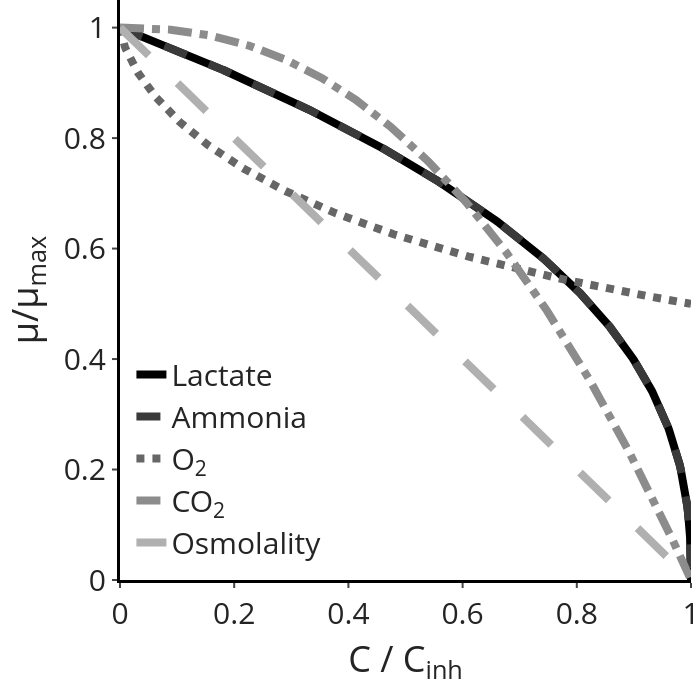

The notebook cell saved with this chart:
### Code cell
# Additional rendering in grayscale (same plot, colors only)

# B/W post-processing from the updated colored figure
inhibition_gray_map = {
    "Lactate": "#000000",
    "Ammonia": "#3a3a3a",
    "Oxygen": "#666666",
    "CO2": "#8c8c8c",
    "Osmolality": "#b0b0b0",
}


def _inh_class_bw(name: str) -> str | None:
    n = (name or "").strip().lower()
    if n.startswith("lactate"):
        return "Lactate"
    if n.startswith("ammonia"):
        return "Ammonia"
    if n.startswith("oxygen") or n.startswith("o<sub>2</sub>") or n.startswith("o2"):
        return "Oxygen"
    if n.startswith("co<sub>2</sub>") or n.startswith("co2"):
        return "CO2"
    if n.startswith("osmolality"):
        return "Osmolality"
    return None


fig_bw = go.Figure(fig)

for trace in fig_bw.data:
    cls = _inh_class_bw(trace.name)
    if cls in inhibition_gray_map:
        trace.line.color = inhibition_gray_map[cls]

# Slightly thicker axis lines
fig_bw.update_xaxes(showline=True, linewidth=3, linecolor="black", ticks="outside", tickwidth=2)
fig_bw.update_yaxes(showline=True, linewidth=3, linecolor="black", ticks="outside", tickwidth=2)

# Keep identical guide-line structure, recolor only
if fig_bw.layout.shapes:
    for i, shp in enumerate(fig_bw.layout.shapes):
        shp.line.color = "#000000" if i <= 7 else "#5a5a5a"

fig_bw.show()

### Figure 1 — Plotly figure (JSON) as saved in the notebook; plotly's stock layout.template omitted (floating-point values rounded to 4 significant figures; data arrays with more than 128 entries replaced by an {"elided": "..."} marker saying what was removed)
{"data": [{"line": {"color": "#000000", "dash": "solid", "width": 8}, "mode": "lines", "name": "Lactate", "showlegend": true, "type": "scatter", "x": {"elided": "600 float values"}, "xaxis": "x", "y": {"elided": "600 float values"}, "yaxis": "y"}, {"line": {"color": "#3a3a3a", "dash": "dash", "width": 8}, "mode": "lines", "name": "Ammonia", "showlegend": true, "type": "scatter", "x": {"elided": "600 float values"}, "xaxis": "x", "y": {"elided": "600 float values"}, "yaxis": "y"}, {"line": {"color": "#666666", "dash": "dot", "width": 8}, "mode": "lines", "name": "O<sub>2</sub>", "showlegend": true, "type": "scatter", "x": {"elided": "600 float values"}, "xaxis": "x", "y": {"elided": "600 float values"}, "yaxis": "y"}, {"line": {"color": "#8c8c8c", "dash": "dashdot", "width": 8}, "mode": "lines", "name": "CO<sub>2</sub>", "showlegend": true, "type": "scatter", "x": {"elided": "600 float values"}, "xaxis": "x", "y": {"elided": "600 float values"}, "yaxis": "y"}, {"line": {"color": "#b0b0b0", "dash": "longdash", "width": 8}, "mode": "lines", "name": "Osmolality", "showlegend": true, "type": "scatter", "x": {"elided": "600 float values"}, "xaxis": "x", "y": {"elided": "600 float values"}, "yaxis": "y"}], "layout": {"font": {"size": 30}, "height": 700, "legend": {"bgcolor": "rgba(0,0,0,0)", "bordercolor": "rgba(0,0,0,0)", "borderwidth": 0, "font": {"size": 30}, "orientation": "v", "x": 0.02, "xanchor": "left", "y": 0.02, "yanchor": "bottom"}, "margin": {"b": 120, "l": 120, "r": 0, "t": 0}, "paper_bgcolor": "rgba(0,0,0,0)", "plot_bgcolor": "rgba(0,0,0,0)", "shapes": [{"line": {"color": "#000000", "dash": "dot"}, "opacity": 0.35, "type": "line", "x0": 0, "x1": 1, "xref": "x domain", "y0": 1, "y1": 1, "yref": "y"}, {"line": {"color": "#000000", "dash": "dash"}, "opacity": 0.25, "type": "line", "x0": 0, "x1": 1, "xref": "x domain", "y0": 0.5, "y1": 0.5, "yref": "y"}, {"line": {"color": "#000000", "dash": "dot"}, "opacity": 0.2, "type": "line", "x0": 0, "x1": 1, "xref": "x domain", "y0": 0, "y1": 0, "yref": "y"}, {"line": {"color": "#000000", "dash": "dash"}, "opacity": 0.35, "type": "line", "x0": 1, "x1": 1, "xref": "x", "y0": 0, "y1": 1, "yref": "y domain"}], "width": 700, "xaxis": {"anchor": "y", "domain": [0, 1], "linecolor": "black", "linewidth": 3, "range": [0, 1], "showline": true, "ticks": "outside", "tickwidth": 2, "title": {"text": "C / C<sub>inh</sub>"}}, "yaxis": {"anchor": "x", "domain": [0, 1], "linecolor": "black", "linewidth": 3, "range": [0, 1.05], "showline": true, "ticks": "outside", "tickwidth": 2, "title": {"text": "μ/μ<sub>max</sub>"}}}}
